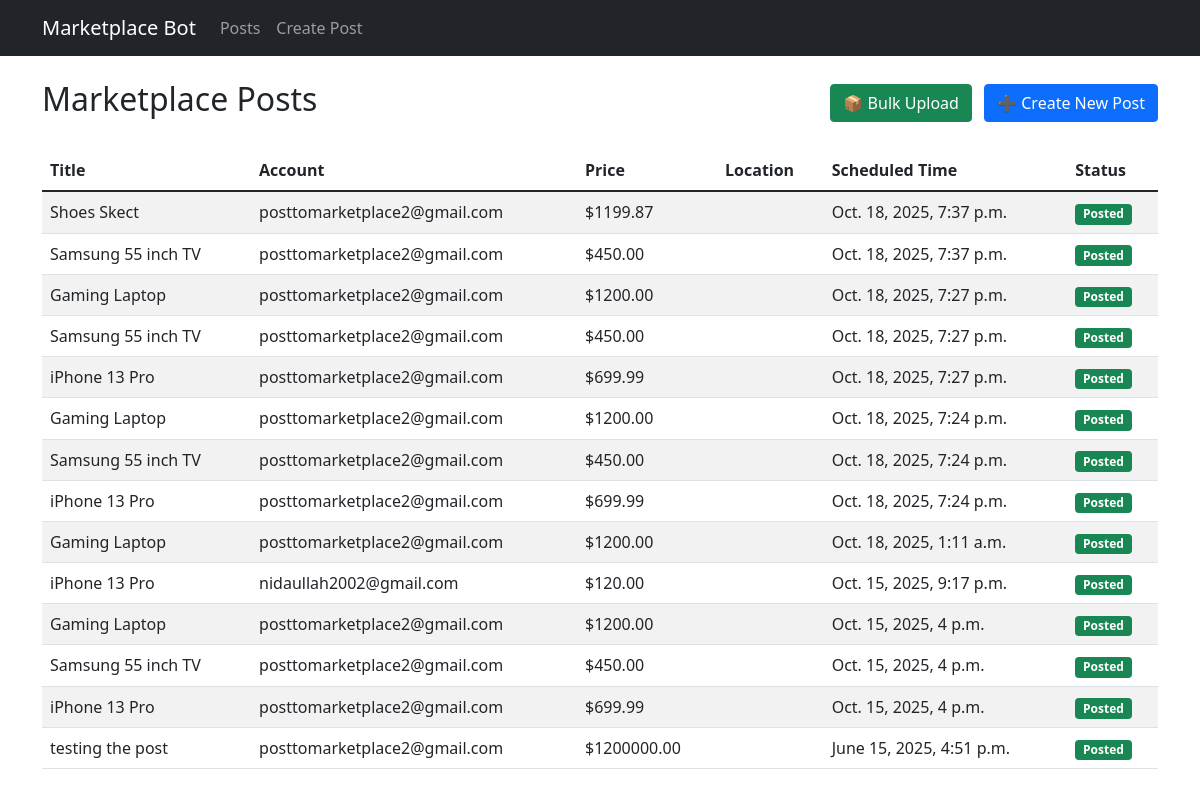
The app's page /, older data.
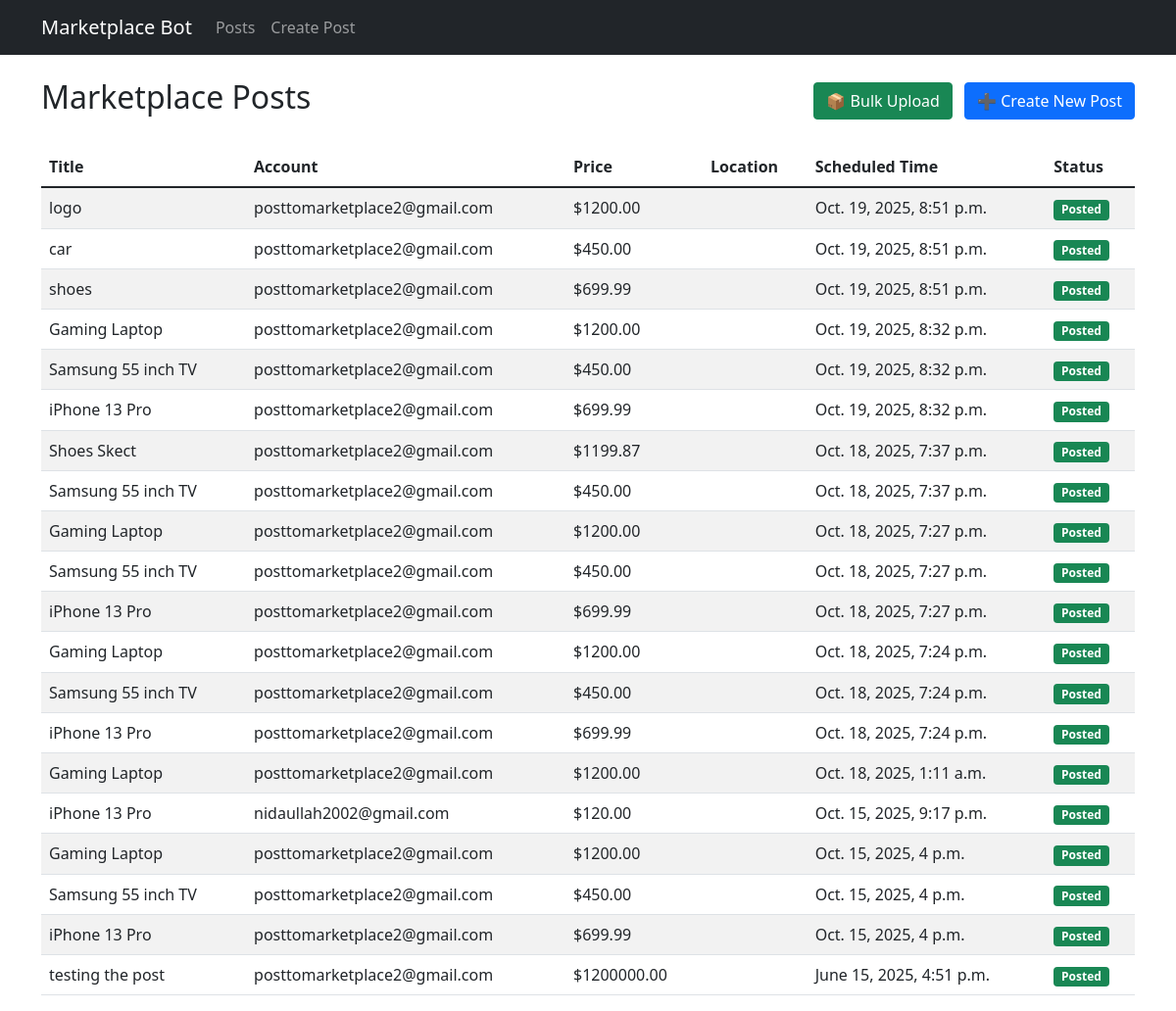
The same page, newer data.
### postings/models.py (models this page shows, shortened)
class MarketplacePost(models.Model):
    account = models.ForeignKey(FacebookAccount, on_delete=models.CASCADE)
    title = models.CharField(max_length=255)
    description = models.TextField()
    price = models.DecimalField(max_digits=10, decimal_places=2)
    image = models.ImageField(upload_to='posts/', blank=True)
    scheduled_time = models.DateTimeField()
    posted = models.BooleanField(default=False)
    created_at = models.DateTimeField(auto_now_add=True)
    updated_at = models.DateTimeField(auto_now=True)

### accounts/models.py (models this page shows, shortened)
class FacebookAccount(models.Model):
    email = models.EmailField()
    password = models.CharField(max_length=255)  # Store securely in production
    session_cookie = models.TextField(blank=True, null=True)
    created_at = models.DateTimeField(auto_now_add=True)

### postings/views.py (the view)
# urls.py: path('', views.post_list, name='post_list'),
def post_list(request):
    posts = MarketplacePost.objects.all().order_by('-scheduled_time')
    return render(request, 'postings/post_list.html', {'posts': posts})

### postings/templates/postings/post_list.html
{% extends "base.html" %} {% block content %}
<div class="container mt-4">
  <div class="d-flex justify-content-between align-items-center mb-4">
    <h2>Marketplace Posts</h2>
    <div>
      <a href="{% url 'bulk_upload_posts' %}" class="btn btn-success me-2"
        >📦 Bulk Upload</a
      >
      <a href="{% url 'create_post' %}" class="btn btn-primary"
        >➕ Create New Post</a
      >
    </div>
  </div>
  <div class="table-responsive">
    <table class="table table-striped">
      <thead>
        <tr>
          <th>Title</th>
          <th>Account</th>
          <th>Price</th>
          <th>Location</th>
          <th>Scheduled Time</th>
          <th>Status</th>
        </tr>
      </thead>
      <tbody>
        {% for post in posts %}
        <tr>
          <td>{{ post.title }}</td>
          <td>{{ post.account.email }}</td>
          <td>${{ post.price }}</td>
          <td>{{ post.location }}</td>
          <td>{{ post.scheduled_time }}</td>
          <td>
            {% if post.posted %}
            <span class="badge bg-success">Posted</span>
            {% else %}
            <span class="badge bg-warning">Pending</span>
            {% endif %}
          </td>
        </tr>
        {% empty %}
        <tr>
          <td colspan="6" class="text-center">No posts found.</td>
        </tr>
        {% endfor %}
      </tbody>
    </table>
  </div>
</div>
{% endblock %}

### templates/base.html (shortened to what this page needs)
<!DOCTYPE html>
<html lang="en">
  <head>
    <link
      href="https://cdn.jsdelivr.net/npm/bootstrap@5.1.3/dist/css/bootstrap.min.css"
      rel="stylesheet"
    />
  </head>
  <body>
    <nav class="navbar navbar-expand-lg navbar-dark bg-dark">
      <div class="container">
        <a class="navbar-brand" href="{% url 'post_list' %}">Marketplace Bot</a>
        <div class="collapse navbar-collapse" id="navbarNav">
          <ul class="navbar-nav">
            <li class="nav-item">
              <a class="nav-link" href="{% url 'post_list' %}">Posts</a>
            </li>
            <li class="nav-item">
              <a class="nav-link" href="{% url 'create_post' %}">Create Post</a>
            </li>
          </ul>
        </div>
      </div>
    </nav>
    {% block content %} {% endblock %}
  </body>
</html>

Row changes from the older to the newer data that the page shows:
added MarketplacePost: title "logo", account.email "posttomarketplace2@gmail.com", price "1200.00", scheduled_time "Oct. 19, 2025, 8:51 p.m.", posted "Posted"
added MarketplacePost: title "car", account.email "posttomarketplace2@gmail.com", price "450.00", scheduled_time "Oct. 19, 2025, 8:51 p.m.", posted "Posted"
added MarketplacePost: title "shoes", account.email "posttomarketplace2@gmail.com", price "699.99", scheduled_time "Oct. 19, 2025, 8:51 p.m.", posted "Posted"
added MarketplacePost: title "Gaming Laptop", account.email "posttomarketplace2@gmail.com", price "1200.00", scheduled_time "Oct. 19, 2025, 8:32 p.m.", posted "Posted"
added MarketplacePost: title "Samsung 55 inch TV", account.email "posttomarketplace2@gmail.com", price "450.00", scheduled_time "Oct. 19, 2025, 8:32 p.m.", posted "Posted"
added MarketplacePost: title "iPhone 13 Pro", account.email "posttomarketplace2@gmail.com", price "699.99", scheduled_time "Oct. 19, 2025, 8:32 p.m.", posted "Posted"
